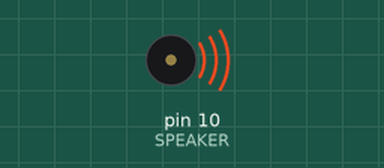
Bench run of a sketch on a simulated Arduino Uno, built with avr-gcc and run on an emulated ATmega328P. Parts: buzzer (waves = sounding).

Above: at 0.1 s.
At 21.6 s:
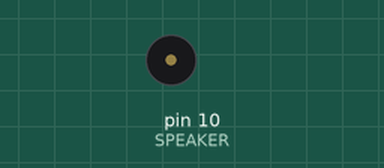
Timing chart, 0 to 23.1 s (numbered marks = the images above):
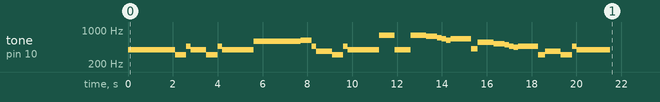

The sketch:

buzzer_star_wars.ino
```cpp
const int SPEAKER=10;
int notes[] = {
  392, 392, 392, 311, 466, 392, 311, 466, 392,
  587, 587, 587, 622, 466, 369, 311, 466, 392,
  784, 392, 392, 784, 739, 698, 659, 622, 659,
  415, 554, 523, 493, 466, 440, 466,
  311, 369, 311, 466, 392
};
int times[] = {
  350, 350, 350, 250, 100, 350, 250, 100, 700,
  350, 350, 350, 250, 100, 350, 250, 100, 700,
  350, 250, 100, 350, 250, 100, 100, 100, 450,
  150, 350, 250, 100, 100, 100, 450,
  150, 350, 250, 100, 750
};
void setup(){
 for (int i = 0; i < 39; i++){
  tone(SPEAKER, notes[i], times[i]*2);
  delay(times[i]*2);
  noTone(SPEAKER);
 }
}
void loop(){} 
```
